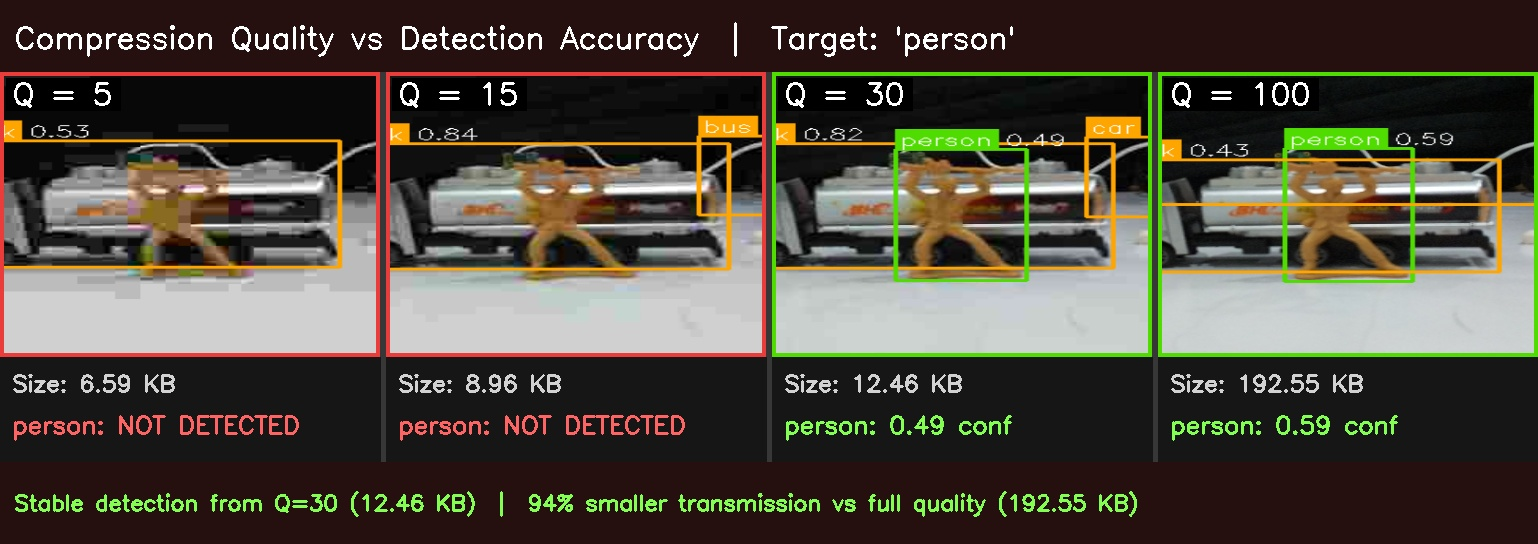

This chart was generated by the following Python code:
# ============================================================
# bandwidth_summary.py
# Generates a clean 4-panel result image for selected
# quality levels: Q=5, Q=15, Q=30, Q=100
#
# Run:
#   python3 bandwidth_summary.py --v2 rsu_sample.jpg --target person
# ============================================================

import argparse
import sys
import cv2
import numpy as np
import matplotlib
matplotlib.use("Agg")
import matplotlib.pyplot as plt
import matplotlib.patches as mpatches
from PIL import Image
from ultralytics import YOLO
from config import MODEL_PATH, FRAME_WIDTH, FRAME_HEIGHT, CONFIDENCE_THRESHOLD

WHITE      = (255, 255, 255)
LIGHT_GRAY = (210, 210, 210)
BORDER_GREEN = (0,  220,  80)   # panel border when detected
BORDER_RED   = (60,  60, 235)   # panel border when not detected
LABEL_GREEN  = (80, 255, 130)   # text: detected
LABEL_RED    = (100, 100, 255)  # text: not detected
AMBER        = (0,  165, 255)   # non-target bbox
BG_DARK      = (22,  22,  22)   # info bar background
BG_TITLE     = (15,  15,  38)   # title / footer background

SELECTED_QUALITIES = [5, 15, 30, 100]
CHART_QUALITIES    = [100, 80, 60, 30, 15, 5]

PANEL_W  = 380
PANEL_H  = 285
INFO_H   = 105
TITLE_H  = 72
FOOT_H   = 82
CROP_PAD = 80   # padding around bbox for the zoomed panel (higher = less zoomed)


def save_gif(chart_results, ref_bbox, target, out_path, frame_ms=1200):
    GIF_W, GIF_H = 640, 520
    CROP_H       = 340   # image area
    INFO_H       = 180   # info area below

    frames = []
    for r in chart_results:
        canvas = np.full((GIF_H, GIF_W, 3), 18, dtype=np.uint8)

        # ── Cropped image region ──────────────────────
        if ref_bbox:
            zx1, zy1, zx2, zy2 = ref_bbox
            crop = r["image"][zy1:zy2, zx1:zx2]
            offset_dets = [{**d, "bbox": (
                d["bbox"][0] - zx1, d["bbox"][1] - zy1,
                d["bbox"][2] - zx1, d["bbox"][3] - zy1
            )} for d in r["dets"]]
            drawn = draw(crop, offset_dets, target)
        else:
            drawn = draw(r["image"], r["dets"], target)

        img_panel = cv2.resize(drawn, (GIF_W, CROP_H), interpolation=cv2.INTER_LINEAR)

        # Border colour
        border_col = BORDER_GREEN if r["target_found"] else BORDER_RED
        cv2.rectangle(img_panel, (0, 0), (GIF_W - 1, CROP_H - 1), border_col, 6)

        # Quality pill
        q_label = f"Q = {r['quality']}"
        (lw, lh), _ = cv2.getTextSize(q_label, cv2.FONT_HERSHEY_SIMPLEX, 1.2, 2)
        cv2.rectangle(img_panel, (8, 8), (lw + 24, lh + 22), (0, 0, 0), -1)
        cv2.putText(img_panel, q_label, (14, lh + 16),
                    cv2.FONT_HERSHEY_SIMPLEX, 1.2, WHITE, 2)

        canvas[0:CROP_H] = img_panel

        # ── Info area ────────────────────────────────
        iy = CROP_H
        cv2.rectangle(canvas, (0, iy), (GIF_W, GIF_H), BG_DARK, -1)

        # File size
        cv2.putText(canvas, f"File size: {r['size_kb']} KB",
                    (24, iy + 50), cv2.FONT_HERSHEY_SIMPLEX, 0.9, LIGHT_GRAY, 2)

        # Detection result
        if r["target_found"]:
            cv2.putText(canvas, f"{target}: DETECTED",
                        (24, iy + 100), cv2.FONT_HERSHEY_SIMPLEX, 1.0, LABEL_GREEN, 2)
            cv2.putText(canvas, f"Confidence: {r['target_conf']:.2f}",
                        (24, iy + 148), cv2.FONT_HERSHEY_SIMPLEX, 0.9, LABEL_GREEN, 2)
        else:
            cv2.putText(canvas, f"{target}: NOT DETECTED",
                        (24, iy + 100), cv2.FONT_HERSHEY_SIMPLEX, 1.0, LABEL_RED, 2)
            cv2.putText(canvas, "Confidence: --",
                        (24, iy + 148), cv2.FONT_HERSHEY_SIMPLEX, 0.9, LABEL_RED, 2)

        # Convert BGR → RGB → PIL
        pil_frame = Image.fromarray(cv2.cvtColor(canvas, cv2.COLOR_BGR2RGB))
        frames.append(pil_frame)

    frames[0].save(
        out_path,
        save_all=True,
        append_images=frames[1:],
        duration=frame_ms,
        loop=0
    )
    print(f"[GIF]     Saved to {out_path}")


def save_chart(results, target, out_path):
    labels   = [f"Q={r['quality']}\n{r['size_kb']}KB" for r in results]
    confs    = [r["target_conf"] for r in results]
    found    = [r["target_found"] for r in results]
    colors   = ["#22cc66" if f else "#ee4444" for f in found]

    fig, ax = plt.subplots(figsize=(13, 5))
    fig.patch.set_facecolor("#12122a")
    ax.set_facecolor("#1a1a2e")

    bars = ax.bar(labels, confs, color=colors, width=0.5,
                  edgecolor="white", linewidth=0.6)

    # Confidence value labels on bars
    for bar, conf, f in zip(bars, confs, found):
        if f:
            ax.text(bar.get_x() + bar.get_width() / 2,
                    conf + 0.02, f"{conf:.2f}",
                    ha="center", va="bottom",
                    color="white", fontsize=13, fontweight="bold")
        else:
            ax.text(bar.get_x() + bar.get_width() / 2,
                    0.04, "NOT\nDETECTED",
                    ha="center", va="bottom",
                    color="#ffaaaa", fontsize=10, fontweight="bold")

    ax.set_ylim(0, 1.05)
    ax.set_xlabel("JPEG Quality Level  (lower = smaller file)", color="white", fontsize=12)
    ax.set_ylabel("Detection Confidence", color="white", fontsize=12)
    ax.set_title(f"Compression Quality vs Detection Accuracy  |  Target: '{target}'",
                 color="white", fontsize=13, fontweight="bold", pad=14)

    ax.tick_params(colors="white", labelsize=10)
    plt.xticks(rotation=0, ha="center")
    for spine in ax.spines.values():
        spine.set_edgecolor("#555577")
    ax.yaxis.grid(True, color="#333355", linewidth=0.8)
    ax.set_axisbelow(True)

    detected_patch   = mpatches.Patch(color="#22cc66", label="Detected")
    undetected_patch = mpatches.Patch(color="#ee4444", label="Not Detected")
    ax.legend(handles=[detected_patch, undetected_patch],
              facecolor="#1a1a2e", edgecolor="#555577",
              labelcolor="white", fontsize=11)

    plt.tight_layout()
    plt.savefig(out_path, dpi=150, facecolor=fig.get_facecolor())
    plt.close()
    print(f"[Chart]   Saved to {out_path}")


def compress(img, quality):
    _, enc = cv2.imencode(".jpg", img, [int(cv2.IMWRITE_JPEG_QUALITY), quality])
    size_kb = len(enc) / 1024
    return cv2.imdecode(enc, cv2.IMREAD_COLOR), round(size_kb, 2)


def detect(model, img, conf):
    res = model(img, conf=conf, verbose=False)[0]
    return [{"class": model.names[int(b.cls)],
             "conf":  float(b.conf),
             "bbox":  tuple(map(int, b.xyxy[0]))}
            for b in res.boxes]


def draw(img, dets, target):
    out = img.copy()
    for d in dets:
        x1, y1, x2, y2 = d["bbox"]
        color = BORDER_GREEN if d["class"] == target else AMBER
        cv2.rectangle(out, (x1, y1), (x2, y2), color, 2)
        (tw, th), _ = cv2.getTextSize(
            d["class"], cv2.FONT_HERSHEY_SIMPLEX, 0.55, 1)
        cv2.rectangle(out, (x1, y1-th-8), (x1+tw+6, y1), color, -1)
        cv2.putText(out, f"{d['class']} {d['conf']:.2f}",
                    (x1+3, y1-4), cv2.FONT_HERSHEY_SIMPLEX, 0.55, WHITE, 1)
    return out


def main():
    parser = argparse.ArgumentParser()
    parser.add_argument("--v2",     required=True)
    parser.add_argument("--target", default="person")
    parser.add_argument("--conf",   type=float, default=CONFIDENCE_THRESHOLD)
    parser.add_argument("--out",    default="bandwidth_summary.jpg")
    args = parser.parse_args()

    raw = cv2.imread(args.v2)
    if raw is None:
        sys.exit(f"Cannot read: {args.v2}")
    img = cv2.resize(raw, (FRAME_WIDTH, FRAME_HEIGHT))

    print(f"[Summary] Loading model...")
    model = YOLO(MODEL_PATH)

    # ── Run detection for selected quality levels ──
    results = []
    for q in SELECTED_QUALITIES:
        compressed, size_kb = compress(img, q)
        dets = detect(model, compressed, args.conf)
        target_found = any(d["class"] == args.target for d in dets)
        target_conf  = max((d["conf"] for d in dets
                            if d["class"] == args.target), default=0.0)
        results.append({
            "quality":      q,
            "size_kb":      size_kb,
            "dets":         dets,
            "target_found": target_found,
            "target_conf":  target_conf,
            "image":        compressed,
        })
        status = f"FOUND ({target_conf:.2f})" if target_found else "NOT FOUND"
        print(f"  Q={q:>3}  {size_kb:>7.2f}KB  "
              f"{len(dets)} dets  {args.target}: {status}")

    # ── Get inset crop region from highest-quality detection ──
    ref_bbox = None
    for r in reversed(results):
        target_dets = [d for d in r["dets"] if d["class"] == args.target]
        if target_dets:
            best = max(target_dets, key=lambda d: d["conf"])
            x1, y1, x2, y2 = best["bbox"]
            x1 = max(0, x1 - CROP_PAD)
            y1 = max(0, y1 - CROP_PAD)
            x2 = min(FRAME_WIDTH,  x2 + CROP_PAD)
            y2 = min(FRAME_HEIGHT, y2 + CROP_PAD)
            ref_bbox = (x1, y1, x2, y2)
            break

    # ── Build poster ──────────────────────────────────
    N       = len(SELECTED_QUALITIES)
    DIVW    = 6
    TOTAL_W = PANEL_W * N + DIVW * (N - 1)

    canvas = np.full(
        (TITLE_H + PANEL_H + INFO_H + FOOT_H, TOTAL_W, 3),
        30, dtype=np.uint8)

    # Title bar
    cv2.rectangle(canvas, (0, 0), (TOTAL_W, TITLE_H), BG_TITLE, -1)
    cv2.putText(canvas,
                f"Compression Quality vs Detection Accuracy  |  Target: '{args.target}'",
                (14, 48), cv2.FONT_HERSHEY_SIMPLEX, 1.0, WHITE, 2)

    for i, r in enumerate(results):
        x = i * (PANEL_W + DIVW)
        y = TITLE_H

        # ── Crop to zoomed region, stretch to fill panel ──
        if ref_bbox:
            zx1, zy1, zx2, zy2 = ref_bbox
            crop = r["image"][zy1:zy2, zx1:zx2]
            offset_dets = [{**d, "bbox": (
                d["bbox"][0] - zx1, d["bbox"][1] - zy1,
                d["bbox"][2] - zx1, d["bbox"][3] - zy1
            )} for d in r["dets"]]
            base = cv2.resize(draw(crop, offset_dets, args.target),
                              (PANEL_W, PANEL_H),
                              interpolation=cv2.INTER_LINEAR) if crop.size > 0 \
                   else np.zeros((PANEL_H, PANEL_W, 3), dtype=np.uint8)
        else:
            base = draw(r["image"], r["dets"], args.target)

        thumb = cv2.resize(base, (PANEL_W, PANEL_H))

        # Outer border: bright green = found, bright red = lost
        border_col = BORDER_GREEN if r["target_found"] else BORDER_RED
        cv2.rectangle(thumb, (0, 0), (PANEL_W-1, PANEL_H-1), border_col, 6)

        # Quality label — dark pill background for contrast
        q_label = f"Q = {r['quality']}"
        (lw, lh), _ = cv2.getTextSize(q_label, cv2.FONT_HERSHEY_SIMPLEX, 1.0, 2)
        cv2.rectangle(thumb, (6, 6), (lw + 18, lh + 16), (0, 0, 0), -1)
        cv2.putText(thumb, q_label, (12, lh + 10),
                    cv2.FONT_HERSHEY_SIMPLEX, 1.0, WHITE, 2)

        canvas[y:y+PANEL_H, x:x+PANEL_W] = thumb

        # Divider
        if i < N - 1:
            canvas[y:y+PANEL_H+INFO_H, x+PANEL_W:x+PANEL_W+DIVW] = 55

        # Info bar — always dark background for legibility
        iy = y + PANEL_H
        cv2.rectangle(canvas, (x, iy), (x+PANEL_W, iy+INFO_H), BG_DARK, -1)

        cv2.putText(canvas, f"Size: {r['size_kb']} KB",
                    (x+12, iy+34),
                    cv2.FONT_HERSHEY_SIMPLEX, 0.75, LIGHT_GRAY, 2)

        if r["target_found"]:
            status_text = f"{args.target}: {r['target_conf']:.2f} conf"
            cv2.putText(canvas, status_text,
                        (x+12, iy+76),
                        cv2.FONT_HERSHEY_SIMPLEX, 0.80, LABEL_GREEN, 2)
        else:
            cv2.putText(canvas, f"{args.target}: NOT DETECTED",
                        (x+12, iy+76),
                        cv2.FONT_HERSHEY_SIMPLEX, 0.80, LABEL_RED, 2)

    # Footer
    fy = TITLE_H + PANEL_H + INFO_H
    cv2.rectangle(canvas, (0, fy), (TOTAL_W, fy+FOOT_H), BG_TITLE, -1)

    stable_q  = next((r["quality"] for r in results if r["target_found"]), None)
    stable_kb = next((r["size_kb"]  for r in results if r["target_found"]), None)
    full_kb   = results[-1]["size_kb"]

    if stable_kb and full_kb:
        saving = round((1 - stable_kb / full_kb) * 100)
        cv2.putText(canvas,
                    f"Stable detection from Q={stable_q} ({stable_kb} KB)  |  "
                    f"{saving}% smaller transmission vs full quality ({full_kb} KB)",
                    (14, fy+48),
                    cv2.FONT_HERSHEY_SIMPLEX, 0.72, LABEL_GREEN, 2)

    cv2.imwrite(args.out, canvas)
    print(f"\n[Summary] Saved to {args.out}")

    # Run detections for extra chart quality levels
    print("\n[Chart]   Running extra quality levels for chart...")
    chart_results = []
    for q in CHART_QUALITIES:
        compressed, size_kb = compress(img, q)
        dets = detect(model, compressed, args.conf)
        target_found = any(d["class"] == args.target for d in dets)
        target_conf  = max((d["conf"] for d in dets
                            if d["class"] == args.target), default=0.0)
        chart_results.append({
            "quality":      q,
            "size_kb":      size_kb,
            "dets":         dets,
            "target_found": target_found,
            "target_conf":  target_conf,
            "image":        compressed,
        })
        status = f"FOUND ({target_conf:.2f})" if target_found else "NOT FOUND"
        print(f"  Q={q:>3}  {size_kb:>7.2f}KB  {args.target}: {status}")

    chart_path = args.out.replace(".jpg", "_chart.jpg")
    save_chart(chart_results, args.target, chart_path)

    # Animated GIF
    gif_path = args.out.replace(".jpg", "_animation.gif")
    save_gif(chart_results, ref_bbox, args.target, gif_path)


if __name__ == "__main__":
    main()
